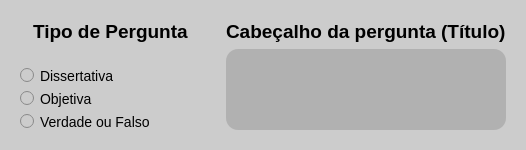
               <widget class="QFrame" name="FCP_ct_center_top">
                <property name="minimumSize">
                 <size>
                  <width>0</width>
                  <height>0</height>
                 </size>
                </property>
                <property name="maximumSize">
                 <size>
                  <width>16777215</width>
                  <height>150</height>
                 </size>
                </property>
                <property name="styleSheet">
                 <string notr="true">background-color: rgb(56, 0, 84);
background-color: #ccc;
color: #fff;
color: #000;
font: 10.5pt;
border-radius: 12px;
border: none;</string>
                </property>
                <property name="frameShape">
                 <enum>QFrame::Shape::StyledPanel</enum>
                </property>
                <property name="frameShadow">
                 <enum>QFrame::Shadow::Raised</enum>
                </property>
                <layout class="QHBoxLayout" name="horizontalLayout_37">
                 <item alignment="Qt::AlignmentFlag::AlignHCenter">
                  <widget class="QFrame" name="FCP_center_top_left_modelo">
                   <property name="minimumSize">
                    <size>
                     <width>200</width>
                     <height>0</height>
                    </size>
                   </property>
                   <property name="maximumSize">
                    <size>
                     <width>300</width>
                     <height>16777215</height>
                    </size>
                   </property>
                   <property name="frameShape">
                    <enum>QFrame::Shape::StyledPanel</enum>
                   </property>
                   <property name="frameShadow">
                    <enum>QFrame::Shadow::Raised</enum>
                   </property>
                   <layout class="QVBoxLayout" name="verticalLayout_22">
                    <item alignment="Qt::AlignmentFlag::AlignHCenter|Qt::AlignmentFlag::AlignTop">
                     <widget class="QLabel" name="label_tipo_pergunta">
                      <property name="styleSheet">
                       <string notr="true">font: 12pt;</string>
                      </property>
                      <property name="text">
                       <string>&lt;html&gt;&lt;head/&gt;&lt;body&gt;&lt;p&gt;&lt;span style=&quot; font-size:14pt; font-weight:700;&quot;&gt;Tipo de Pergunta&lt;/span&gt;&lt;/p&gt;&lt;/body&gt;&lt;/html&gt;</string>
                      </property>
                     </widget>
                    </item>
                    <item>
                     <widget class="QRadioButton" name="FCP_radioButton_dissertatvia">
                      <property name="styleSheet">
                       <string notr="true"/>
                      </property>
                      <property name="text">
                       <string>Dissertativa</string>
                      </property>
                     </widget>
                    </item>
                    <item>
                     <widget class="QRadioButton" name="FCP_radioButton_objetiva">
                      <property name="text">
                       <string>Objetiva</string>
                      </property>
                     </widget>
                    </item>
                    <item>
                     <widget class="QRadioButton" name="FCP_radioButton_true_or_false">
                      <property name="text">
                       <string>Verdade ou Falso</string>
                      </property>
                     </widget>
                    </item>
                   </layout>
                  </widget>
                 </item>
                 <item>
                  <widget class="QFrame" name="FCP_center_top_hight_cabecalho">
                   <property name="frameShape">
                    <enum>QFrame::Shape::StyledPanel</enum>
                   </property>
                   <property name="frameShadow">
                    <enum>QFrame::Shadow::Raised</enum>
                   </property>
                   <layout class="QVBoxLayout" name="verticalLayout_23">
                    <item alignment="Qt::AlignmentFlag::AlignHCenter">
                     <widget class="QLabel" name="FCP_label_cabecalho">
                      <property name="styleSheet">
                       <string notr="true">font: 12pt;</string>
                      </property>
                      <property name="text">
                       <string>&lt;html&gt;&lt;head/&gt;&lt;body&gt;&lt;p&gt;&lt;span style=&quot; font-size:14pt; font-weight:700;&quot;&gt;Cabeçalho da pergunta (Título)&lt;/span&gt;&lt;/p&gt;&lt;/body&gt;&lt;/html&gt;</string>
                      </property>
                     </widget>
                    </item>
                    <item>
                     <widget class="QTextEdit" name="FCP_QTextEdit_cabecalho">
                      <property name="styleSheet">
                       <string notr="true">background-color: rgb(177, 177, 177);</string>
                      </property>
                     </widget>
                    </item>
                   </layout>
                  </widget>
                 </item>
                </layout>
               </widget>
